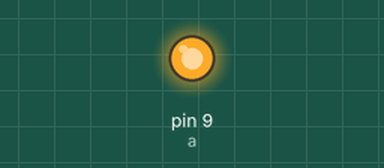
This sketch was run on a simulated Arduino Uno, built with avr-gcc and run on an emulated ATmega328P. Shown: output pins drawn as LEDs (lit = HIGH).

Above: at 0.05 s.
Timing chart, 0 to 3.0 s (numbered marks = the images above):
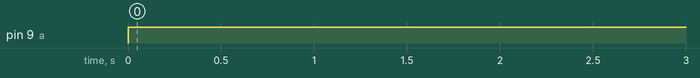

The sketch:

sketch_feb16a.ino
```cpp
const int a = 9;

void setup() {
  // put your setup code here, to run once:
  pinMode(a, OUTPUT);

}

void loop() {
  // put your main code here, to run repeatedly:
  digitalWrite(a,HIGH);
  delay(1000);
  digitalWrite(a,LOW);

}
```

Measured:
- by itself, pin 9 (a): LOW → HIGH at 0.00 s
